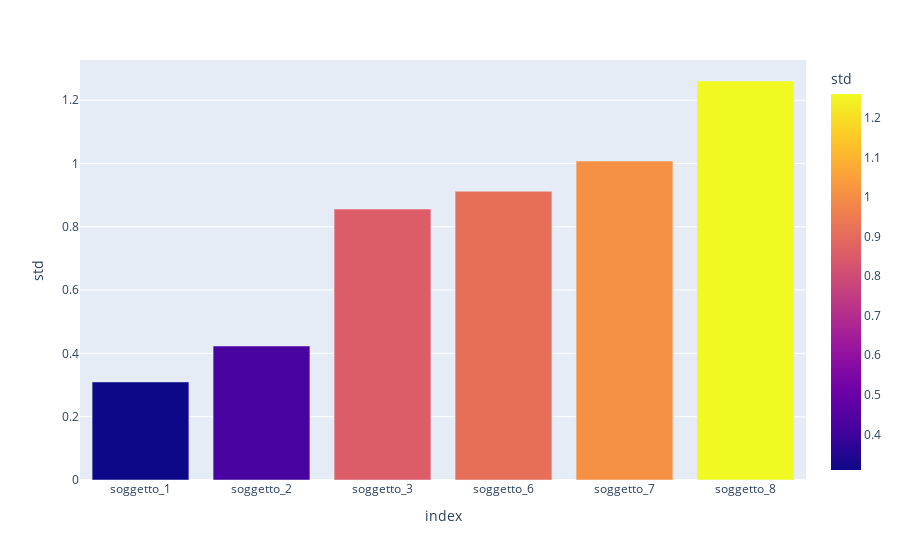

Write notebook code for a chart like this one.
### Code cell
fig = px.bar(df_std_mean_weights, x=df_std_mean_weights.index, y="std", color="std", barmode="group")
fig.show()

### Figure 1 — Plotly figure (JSON) as saved in the notebook; plotly's stock layout.template omitted (floating-point values rounded to 4 significant figures)
{"data": [{"alignmentgroup": "True", "hovertemplate": "index=%{x}<br>std=%{marker.color}<extra></extra>", "legendgroup": "", "marker": {"color": [0.3098, 0.4233, 0.8559, 0.9123, 1.008, 1.261], "coloraxis": "coloraxis", "pattern": {"shape": ""}}, "name": "", "offsetgroup": "", "orientation": "v", "showlegend": false, "textposition": "auto", "type": "bar", "x": ["soggetto_1", "soggetto_2", "soggetto_3", "soggetto_6", "soggetto_7", "soggetto_8"], "xaxis": "x", "y": [0.3098, 0.4233, 0.8559, 0.9123, 1.008, 1.261], "yaxis": "y"}], "layout": {"barmode": "group", "coloraxis": {"colorbar": {"title": {"text": "std"}}, "colorscale": [[0, "#0d0887"], [0.1111, "#46039f"], [0.2222, "#7201a8"], [0.3333, "#9c179e"], [0.4444, "#bd3786"], [0.5556, "#d8576b"], [0.6667, "#ed7953"], [0.7778, "#fb9f3a"], [0.8889, "#fdca26"], [1, "#f0f921"]]}, "legend": {"tracegroupgap": 0}, "margin": {"t": 60}, "xaxis": {"anchor": "y", "domain": [0, 1], "title": {"text": "index"}}, "yaxis": {"anchor": "x", "domain": [0, 1], "title": {"text": "std"}}}}
